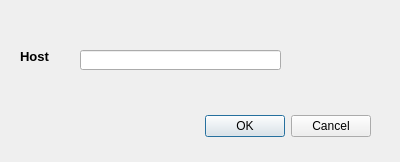
<?xml version="1.0" encoding="UTF-8"?>
<ui version="4.0">
 <class>Dialog</class>
 <widget class="QDialog" name="Dialog">
  <property name="geometry">
   <rect>
    <x>0</x>
    <y>0</y>
    <width>400</width>
    <height>162</height>
   </rect>
  </property>
  <property name="windowTitle">
   <string>Configuration</string>
  </property>
  <property name="modal">
   <bool>true</bool>
  </property>
  <widget class="QDialogButtonBox" name="buttonBox">
   <property name="geometry">
    <rect>
     <x>30</x>
     <y>110</y>
     <width>341</width>
     <height>32</height>
    </rect>
   </property>
   <property name="orientation">
    <enum>Qt::Horizontal</enum>
   </property>
   <property name="standardButtons">
    <set>QDialogButtonBox::Cancel|QDialogButtonBox::Ok</set>
   </property>
  </widget>
  <widget class="QLabel" name="label">
   <property name="geometry">
    <rect>
     <x>20</x>
     <y>50</y>
     <width>46</width>
     <height>13</height>
    </rect>
   </property>
   <property name="font">
    <font>
     <pointsize>10</pointsize>
     <weight>75</weight>
     <bold>true</bold>
    </font>
   </property>
   <property name="text">
    <string>Host</string>
   </property>
  </widget>
  <widget class="QLineEdit" name="lineEdit">
   <property name="geometry">
    <rect>
     <x>80</x>
     <y>50</y>
     <width>201</width>
     <height>20</height>
    </rect>
   </property>
  </widget>
 </widget>
 <resources/>
 <connections>
  <connection>
   <sender>buttonBox</sender>
   <signal>accepted()</signal>
   <receiver>Dialog</receiver>
   <slot>accept()</slot>
   <hints>
    <hint type="sourcelabel">
     <x>248</x>
     <y>254</y>
    </hint>
    <hint type="destinationlabel">
     <x>157</x>
     <y>274</y>
    </hint>
   </hints>
  </connection>
  <connection>
   <sender>buttonBox</sender>
   <signal>rejected()</signal>
   <receiver>Dialog</receiver>
   <slot>reject()</slot>
   <hints>
    <hint type="sourcelabel">
     <x>316</x>
     <y>260</y>
    </hint>
    <hint type="destinationlabel">
     <x>286</x>
     <y>274</y>
    </hint>
   </hints>
  </connection>
 </connections>
</ui>
